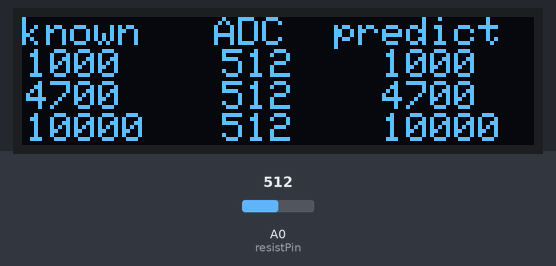
Bench run of a sketch on a simulated ESP8266 (NodeMCU). Shown: 128×32 one-colour display. The inputs (shaded band) are chosen by the test bench; at power-on: A0 (resistPin) = 512.

Above: at 1.2 s.
1.3 s: A0 (resistPin) set to 716
At 5.5 s:
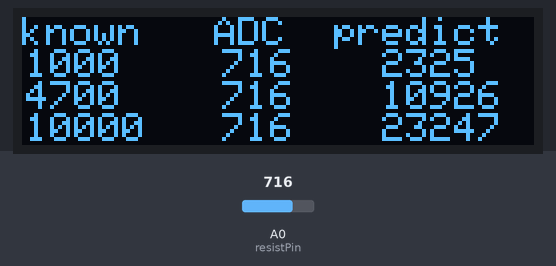
6.2 s: A0 (resistPin) set to 900
At 10.7 s:
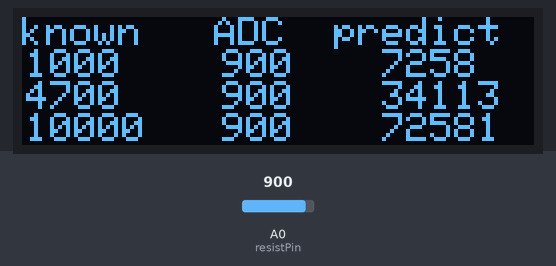
11.1 s: A0 (resistPin) set to 1023
At 15.9 s:
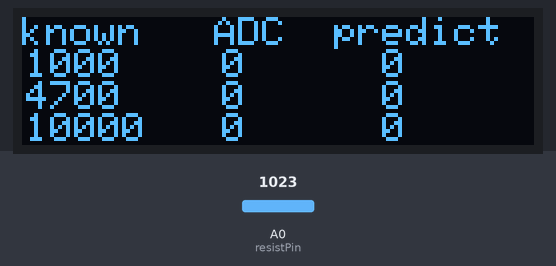
Timing chart, 0 to 17.4 s (numbered marks = the images above; inputs shaded):
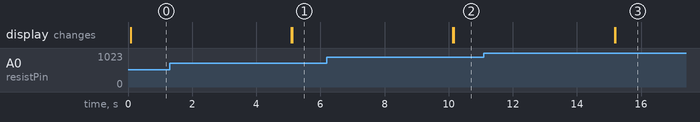

Measured:
- after the input at 1.3 s, the display: first changes after 3.8 s (image 1 shows a later state)
- after the input at 6.2 s, the display: first changes after 3.9 s (image 2 shows a later state)
- after the input at 11.1 s, the display: first changes after 4.1 s (image 3 shows a later state)

The sketch:

Listing18-3.ino
```cpp
/*******************************************************************************
 * Sketch name: Resistance meter (ohmmeter)
 * Description: Voltage divider to determine resistor value
 * Created on:  October 2020
 * Author:      Neil Cameron
 * Book:        Electronics Projects with the ESP8266 and ESP32
 * Chapter :    18 - Measuring electricity
 ******************************************************************************/

#include <Adafruit_SSD1306.h>        // Adafruit SSD1306 library
int width = 128;            // OLED screen size
int height = 32;            // associate oled with SSD1306
Adafruit_SSD1306 oled(width, height, &Wire, -1);
int resistPin = A0;         // analog input pin
int pin[] = {D5, D6, D7};       // pins for known resistor
float known[] = {1000.0, 4700.0, 10000.0};  // known resistor values
float resist, reading;

void setup()
{
  oled.begin(SSD1306_SWITCHCAPVCC, 0x3C);   // OLED display and I2C address
  oled.clearDisplay();          // clear OLED display
  oled.setTextColor(WHITE);       // set font color
  oled.setTextSize(1);          // set font size (1, 2, 3 or 4)
  oled.display();           // update display instructions
// set known resistor pins to INPUT
  for (int i=0; i<3; i++) pinMode(pin[i], INPUT);
}

void loop()
{
  oled.clearDisplay();          // clear OLED display
  oled.setCursor(0,0);
  oled.print("known   ADC  predict");   // header on OLED screen
  for (int i=0; i<3; i++)       // for each known resistor
  {
    pinMode(pin[i], OUTPUT);        // set known resistor pin
    digitalWrite(pin[i], HIGH);     //  to OUTPUT and to HIGH
    reading = analogRead(resistPin);    // voltage divider reading
    if(reading < 10 || reading > 1013) reading = 0; // constrain ADC reading
    resist = known[i]*reading/(1024.0-reading); // calculate resistance
    pinMode(pin[i], INPUT);        // reset known resistor pin to INPUT
    oled.setCursor(1, (i+1)*8);     // OLED column 1, row 8, 16, 24
    oled.print(known[i],0);       // display known resistor
    oled.setCursor(50, (i+1)*8);
    oled.print(reading,0);        // display ADC reading
    oled.setCursor(90, (i+1)*8);
    oled.print(resist,0);       // display calculated resistance
    oled.display();
  }
  delay(5000);
}
```
